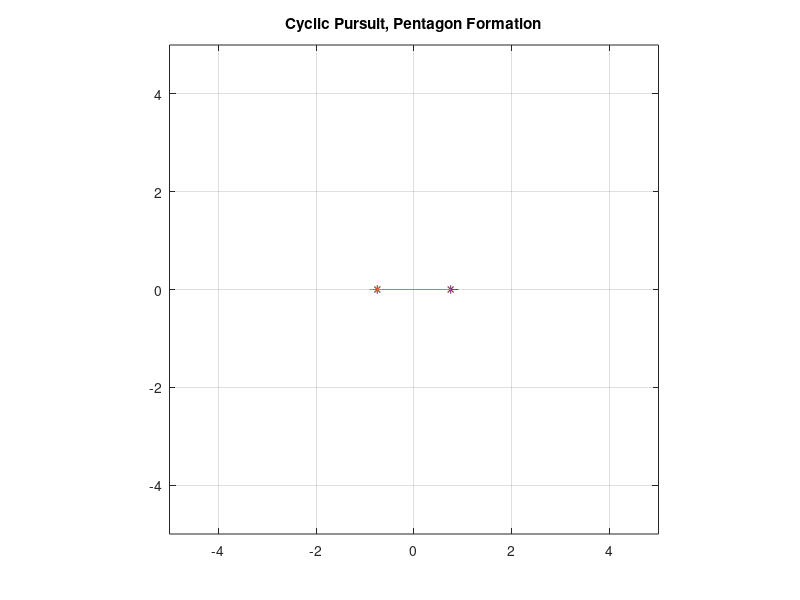

Recreate this plot in MATLAB.
%
% cyclic pursuit / achievable formation problem (n=5) - triangle
clear
M=[-1 1 0 0;0 -1 1 0;0 0 -1 1; 1 0 0 -1];
F=eye();
t=0:0.01:10;
x0=[-2+j*2; 2-j*2; 4-j*2; j*2];
B=[1.5*exp(((j*2*pi)/4)*1);
   1.5*exp(((j*2*pi)/4)*2); 
   1.5*exp(((j*2*pi)/4)*3);
   1.5*exp(((j*2*pi)/4)*4)];
sys=ss(M,B,eye(4),0*B);
u=ones(size(t));
y=lsim(sys,u,t,x0);
oend=length(t);
plot(real(y(:,1)),imag(y(:,1)),'-b',real(y(:,2)),imag(y(:,2)),'-g',...
    real(y(:,3)),imag(y(:,3)),'-r',real(y(:,4)),imag(y(:,4)),'-.b'), hold on 
plot(real(y(oend,1)),imag(y(oend,1)),'*',real(y(oend,2)),imag(y(oend,2)),'*',...
    real(y(oend,3)),imag(y(oend,3)),'*',real(y(oend,4)),imag(y(oend,4)),'*'), 
z=[y(oend,1) y(oend,2) y(oend,3) y(oend,4) y(oend,1)];
plot(real(z),imag(z)), hold off
axis([-5 5 -5 5]), axis('square'), grid
title('Cyclic Pursuit, Pentagon Formation') % title
